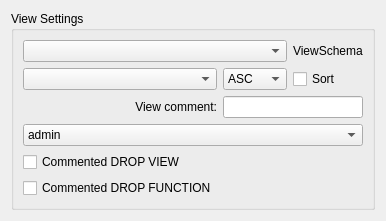
<?xml version="1.0" encoding="UTF-8"?>
<ui version="4.0">
 <class>ViewSettings</class>
 <widget class="QWidget" name="ViewSettings">
  <property name="geometry">
   <rect>
    <x>0</x>
    <y>0</y>
    <width>344</width>
    <height>195</height>
   </rect>
  </property>
  <property name="windowTitle">
   <string>Form</string>
  </property>
  <layout class="QVBoxLayout" name="verticalLayout">
   <item>
    <widget class="QGroupBox" name="gb_ViewSettings">
     <property name="title">
      <string>View Settings</string>
     </property>
     <layout class="QGridLayout" name="gridLayout_3">
      <item row="4" column="0" colspan="3">
       <widget class="QComboBox" name="cb_Owner">
        <item>
         <property name="text">
          <string>admin</string>
         </property>
        </item>
       </widget>
      </item>
      <item row="3" column="0">
       <widget class="QLabel" name="lb_ViewComment">
        <property name="text">
         <string>View comment:</string>
        </property>
        <property name="alignment">
         <set>Qt::AlignRight|Qt::AlignTrailing|Qt::AlignVCenter</set>
        </property>
       </widget>
      </item>
      <item row="2" column="1">
       <widget class="QComboBox" name="cb_SortOrder">
        <item>
         <property name="text">
          <string>ASC</string>
         </property>
        </item>
        <item>
         <property name="text">
          <string>DESC</string>
         </property>
        </item>
       </widget>
      </item>
      <item row="0" column="2">
       <widget class="QLabel" name="lb_ViewSchema">
        <property name="text">
         <string>ViewSchema</string>
        </property>
       </widget>
      </item>
      <item row="5" column="0" colspan="3">
       <widget class="QCheckBox" name="chb_DropView">
        <property name="text">
         <string>Commented DROP VIEW</string>
        </property>
       </widget>
      </item>
      <item row="0" column="0" colspan="2">
       <widget class="AsyncSqlComboBox" name="cb_ViewSchema"/>
      </item>
      <item row="2" column="0">
       <widget class="QComboBox" name="cb_TableFields"/>
      </item>
      <item row="3" column="1" colspan="2">
       <widget class="QLineEdit" name="le_ViewComment"/>
      </item>
      <item row="2" column="2">
       <widget class="QCheckBox" name="chb_Sort">
        <property name="text">
         <string>Sort</string>
        </property>
       </widget>
      </item>
      <item row="6" column="0">
       <widget class="QCheckBox" name="chb_DropFunction">
        <property name="text">
         <string>Commented DROP FUNCTION</string>
        </property>
       </widget>
      </item>
     </layout>
    </widget>
   </item>
  </layout>
 </widget>
 <customwidgets>
  <customwidget>
   <class>AsyncSqlComboBox</class>
   <extends>QComboBox</extends>
   <header location="global">widgets/asyncsqlcombobox.h</header>
  </customwidget>
 </customwidgets>
 <resources/>
 <connections/>
</ui>
